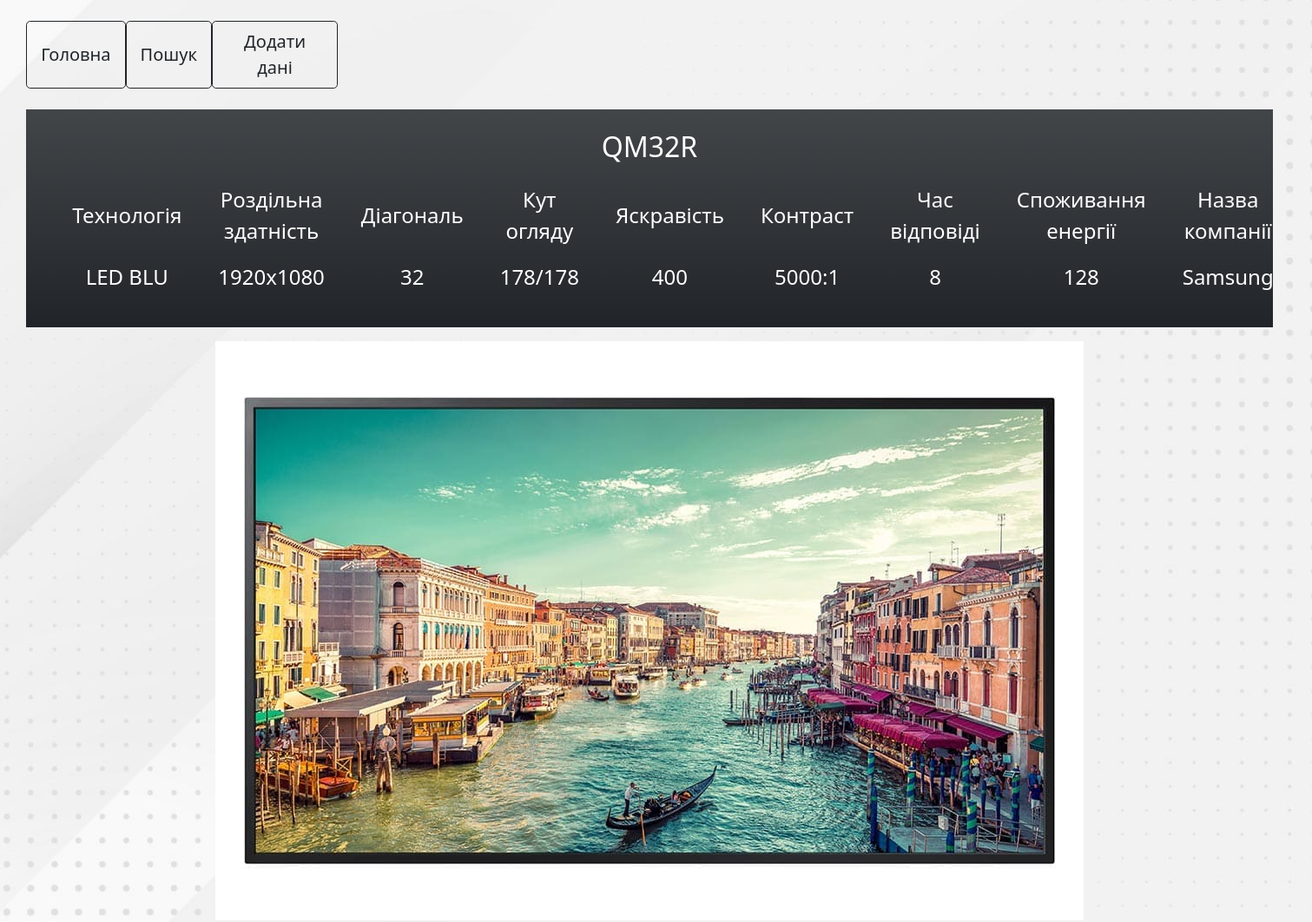
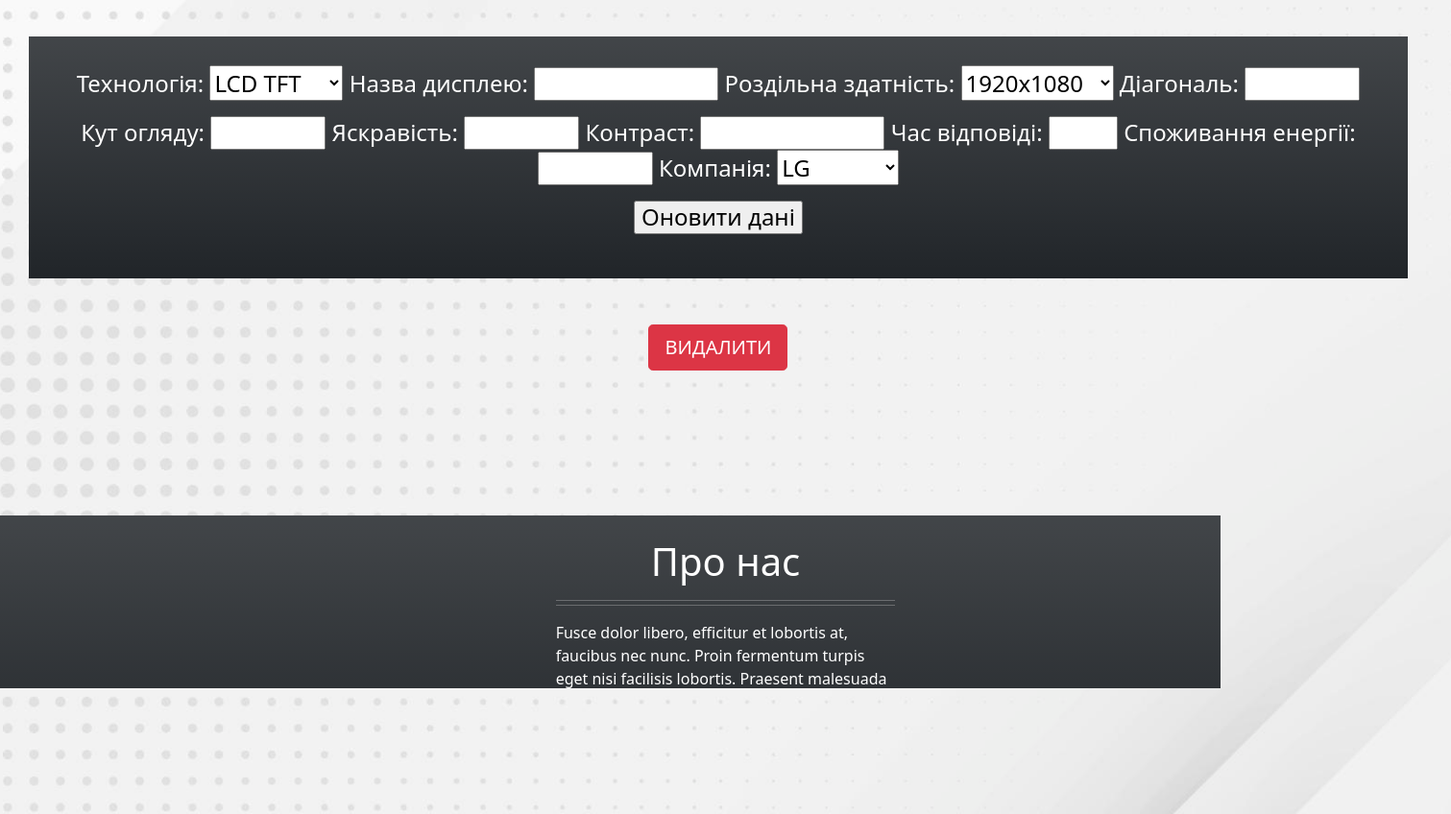
Screenshot of /site/show.php?take_id=QM32R with the database file from the repository (2 pictures, top to bottom).
### tables this page shows
CREATE TABLE `disp_list` (
  `tech_id` tinyint NOT NULL,
  `disp_name` varchar(45) DEFAULT NULL,
  `resol_id` tinyint NOT NULL,
  `disp_diag` smallint DEFAULT NULL,
  `view_angle` varchar(45) DEFAULT NULL,
  `brightness` smallint DEFAULT NULL,
  `contrast` varchar(45) DEFAULT NULL,
  `respon_time` tinyint DEFAULT NULL,
  `power_cons` smallint DEFAULT NULL,
  `comp_id` tinyint NOT NULL
);

CREATE TABLE `disp_tech` (
  `tech_id` tinyint NOT NULL AUTO_INCREMENT,
  `tech_type` varchar(45) DEFAULT NULL,
  PRIMARY KEY (`tech_id`)
);

CREATE TABLE `resol_list` (
  `resol_id` tinyint NOT NULL AUTO_INCREMENT,
  `resol` varchar(45) DEFAULT NULL,
  PRIMARY KEY (`resol_id`)
);

CREATE TABLE `disp_comp` (
  `comp_id` tinyint NOT NULL AUTO_INCREMENT,
  `comp_name` varchar(45) DEFAULT NULL,
  PRIMARY KEY (`comp_id`)
);

### site/Control.php (the view, shortened to what this page needs)
<?php
abstract class Operation {
    public function __construct($result) {
    	$this->result = $result;
  	}
}
class Data_comp extends Operation {
	public function operate(){
        $result = $this->result;
        $operation_options="";
        if ($result->num_rows > 0) {
	        while($row = $result->fetch_assoc()) {
	    	    $operation_options.="<option value='".$row['comp_id']."'>".$row['comp_name']."</option>";
	        }
        }
        return $operation_options;
    }
}
class Data_resol extends Operation {
	public function operate(){
        $result = $this->result;
        $resol_edit_options="";
        if ($result->num_rows > 0) {
            while($row = $result->fetch_assoc()) {
                $resol_edit_options.="<option value='".$row['resol_id']."'>".$row['resol']."</option>";
            }
        }
        return $resol_edit_options;
    }
}
class Data_tech extends Operation {
	public function operate(){
        $result = $this->result;
        $edit_options="";
        if ($result->num_rows > 0) {
            while($row = $result->fetch_assoc()) {
                $edit_options.="<option value='".$row['tech_id']."'>".$row['tech_type']."</option>";
            }
        }
        return $edit_options;
    }
}
class SwData_show extends Operation {
	public function operate(){
        $result = $this->result;
        $operation_options="";
        if ($result->num_rows > 0) {
                while($row = $result->fetch_assoc()) {
                    $operation_options.="<td width='500' rowspan='2' valign='top'>".$row['tech_type']."<td width='500' rowspan='2' valign='top'>".$row['resol']."</td><td width='500' rowspan='2' valign='top'>".$row['disp_diag']."</td><td width='500' rowspan='2' valign='top'>".$row['view_angle']."</td><td width='500' rowspan='2' valign='top'>".$row['brightness']."</td><td width='500' rowspan='2' valign='top'>".$row['contrast']."</td><td width='500' rowspan='2' valign='top'>".$row['respon_time']."</td><td width='500' rowspan='2' valign='top'>".$row['power_cons']."</td><td width='500' rowspan='2' valign='top'>".$row['comp_name']."</td>";
                }
            }
        return $operation_options;
    }
}
?>

### site/css/styles.css (style rules this page uses)
.main-body { background: url("../img/4907157.jpg") no-repeat center center fixed; -webkit-background-size: cover; -moz-background-size: cover; -o-background-size: cover; background-size: cover; }

### rows the page displays
disp_list: tech.tech_type "LED BLU", resol.resol "1920x1080", disp_diag "32", view_angle "178/178", brightness "400", contrast "5000:1", respon_time "8", power_cons "128", comp.comp_name "Samsung"

### other values shown
$id "QM32R"
form field type "LCD TFT"
form field dpresol "1920x1080"
form field dpcomp "LG"
